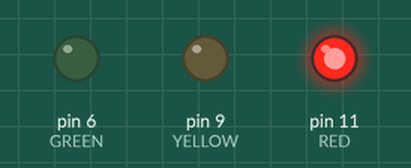
Recording of a sketch running on a simulated Arduino Uno, built with avr-gcc and run on an emulated ATmega328P. Shown: output pins drawn as LEDs (lit = HIGH).

Above: at 2.0 s.
At 5.5 s:
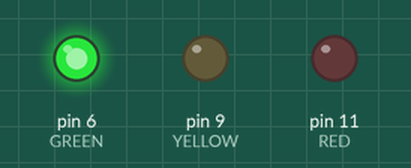
At 7.5 s:
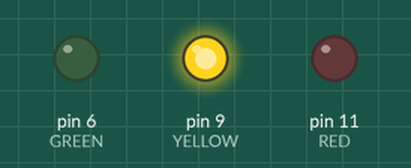
Timing chart, 0 to 10.4 s (numbered marks = the images above):
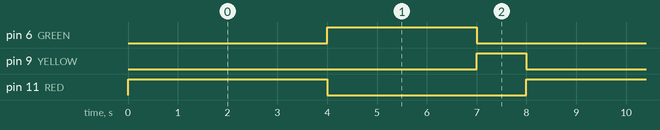

Measured:
- by itself, pin 6 (GREEN): alternates HIGH for 3.0 s and LOW for 5.0 s
- by itself, pin 9 (YELLOW): alternates HIGH for 1.0 s and LOW for 7.0 s
- by itself, pin 11 (RED): alternates HIGH for 4.0 s and LOW for 4.0 s

The sketch:

semaforo.ino
```cpp
#define RED 11
#define YELLOW 9
#define GREEN 6

void setup()
{
  pinMode(RED, OUTPUT);
  pinMode(YELLOW, OUTPUT);
  pinMode(GREEN, OUTPUT);
}

void turnRedOn() {
  digitalWrite(RED, 1);
  digitalWrite(YELLOW, 0);
  digitalWrite(GREEN, 0);

  delay(4000);
}

void turnYellowOn() {
  digitalWrite(RED, 0);
  digitalWrite(YELLOW, 1);
  digitalWrite(GREEN, 0);

  delay(1000);
}

void turnGreenOn() {
  digitalWrite(RED, 0);
  digitalWrite(YELLOW, 0);
  digitalWrite(GREEN, 1);

  delay(3000);
}

void loop()
{
  turnRedOn();
  turnGreenOn();
  turnYellowOn();
}
```
